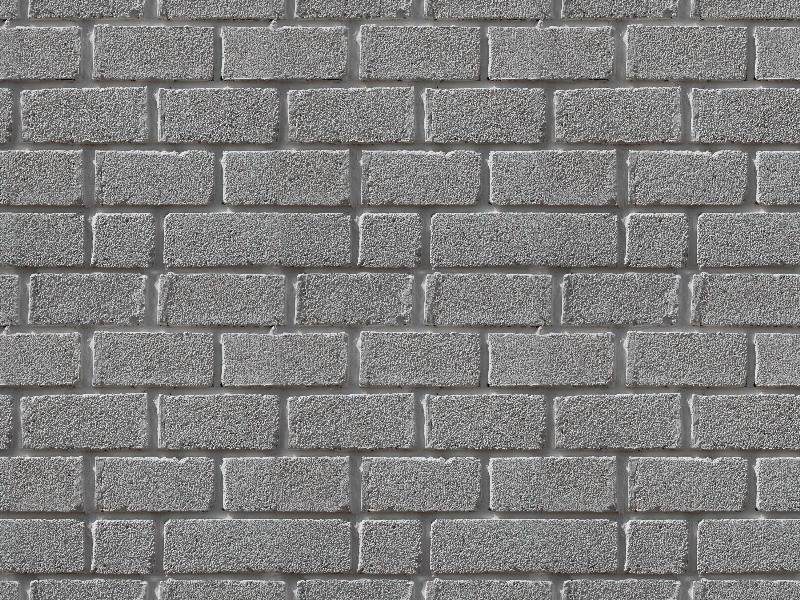
#> input picture ödev07/image4.jpeg, 800 x 600 px, found by its file name
$ jupyter execute prewitt2.ipynb   (older library calls are emulated)
#> lines starting #> are read from the running program, lines starting #| are printed output that depends on the picture
<a href="https://colab.research.google.com/github/hilalkaynarcali/goruntu-isleme/blob/main/prewitt2.ipynb" target="_parent"></a>

[cell 1]
import cv2
import numpy as np
import matplotlib.pyplot as plt

[cell 2]
img = cv2.imread("image4.jpeg", 0)
#> img: shape (600, 800); min 0, max 247, mean 127.2

[cell 3]
blur = cv2.GaussianBlur(img, (5, 5), 1)

[cell 4]
kernel = np.array([[-1, -1, -1],
                   [ 0,  0,  0],
                   [ 1,  1,  1]])

sonuc = cv2.filter2D(blur, cv2.CV_32F, kernel)
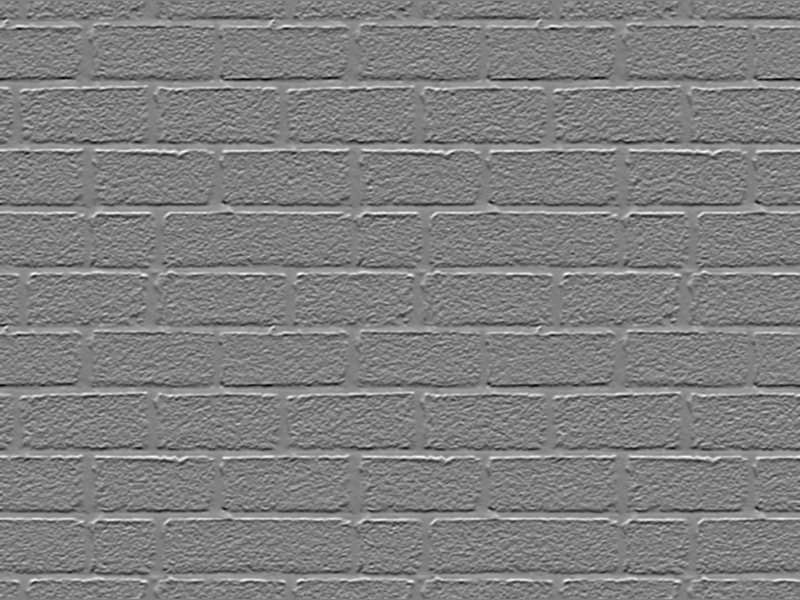
#> sonuc: shape (600, 800) float32; min -244, max 241, mean 0; drawn with min black and max white
sonuc = np.abs(sonuc)
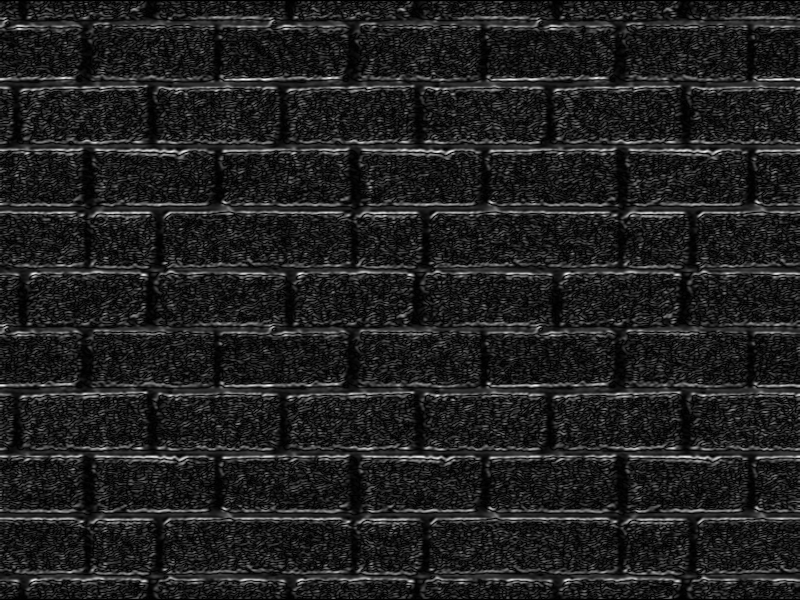
#> sonuc: shape (600, 800) float32; min 0, max 244, mean 32.4

[cell 5]
plt.figure(figsize=(12, 4))

plt.subplot(1, 3, 1)
plt.imshow(img, cmap="gray")
plt.title("Orijinal")
plt.axis("off")

plt.subplot(1, 3, 2)
plt.imshow(blur, cmap="gray")
plt.title("Gauss")
plt.axis("off")

plt.subplot(1, 3, 3)
plt.imshow(sonuc, cmap="gray", vmax=sonuc.max() / 4)
plt.title("Prewitt")
plt.axis("off")

plt.show()
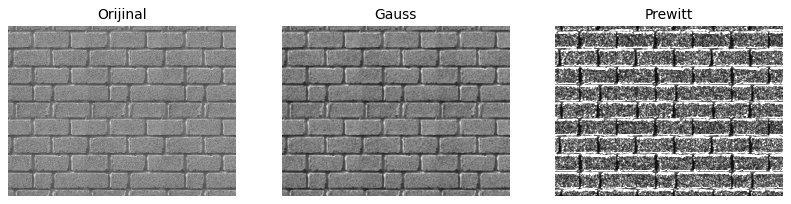
#> figure drawn by matplotlib, 3 panels
